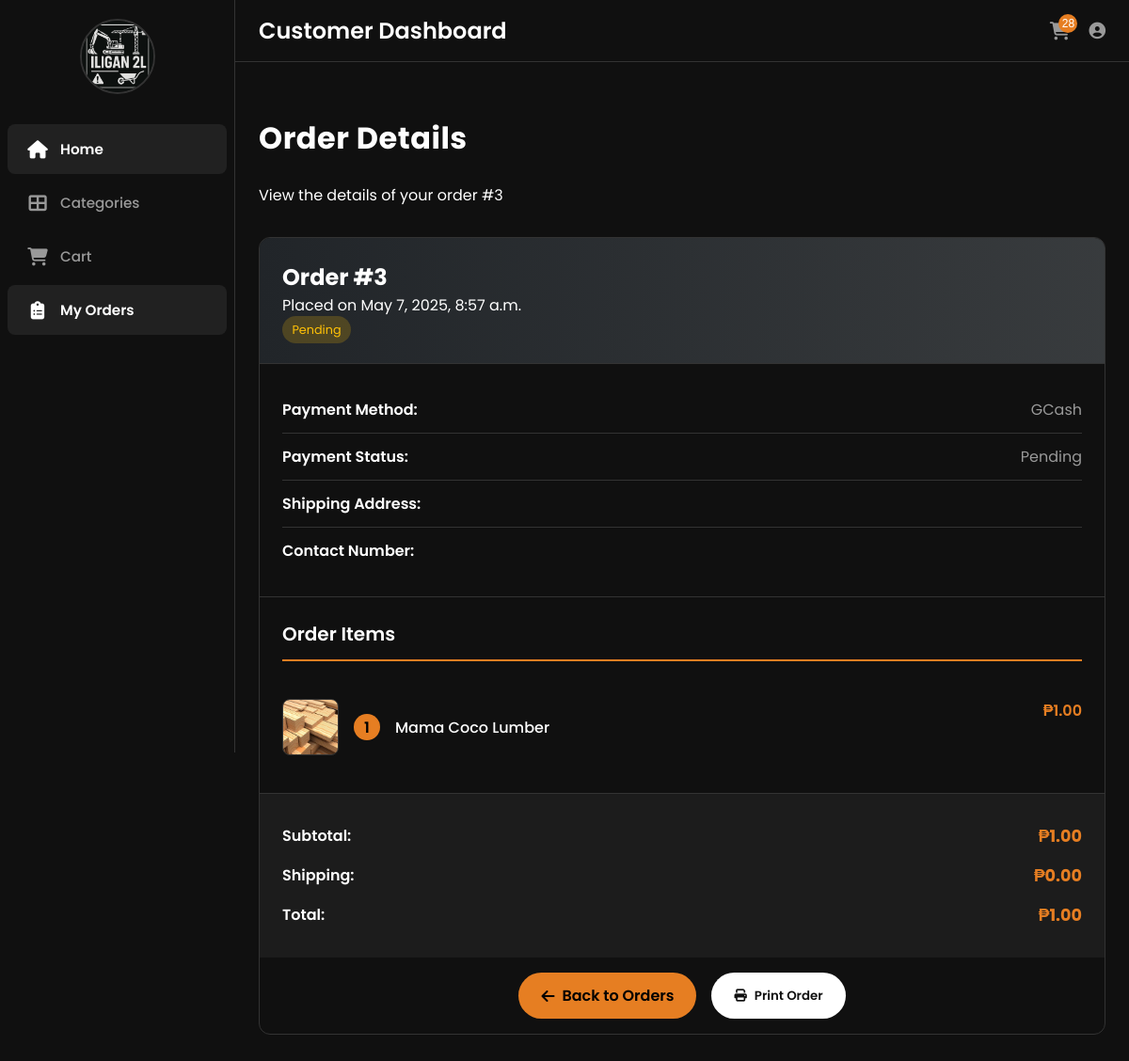
/order/3/ (signed in), run on the app's committed database.
### core/models.py (models this page shows, shortened)
class Order(models.Model):
    STATUS_CHOICES = (
        ('Pending', 'Pending'),  # Order placed but not processed yet
        ('Processing', 'Processing'),  # Order is being processed
        ('Completed', 'Completed'),  # Order has been fulfilled and delivered
        ('Cancelled', 'Cancelled'),  # Order was cancelled
    )
    customer = models.ForeignKey(
        CustomUser,
        on_delete=models.CASCADE,  # Delete orders if the customer is deleted
        limit_choices_to={'role': 'Customer'}  # Only customers can place orders
    )
    order_date = models.DateTimeField(auto_now_add=True)  # Date and time when order was placed
    total_amount = models.DecimalField(max_digits=10, decimal_places=2)  # Total order amount
    status = models.CharField(max_length=50, choices=STATUS_CHOICES, default='Pending')  # Current order status

class Payment(models.Model):
    PAYMENT_METHOD_CHOICES = (
        ('Cash', 'Cash'),  # Cash payment on delivery
        ('Credit Card', 'Credit Card'),  # Credit card payment
        ('Debit Card', 'Debit Card'),  # Debit card payment
        ('GCash', 'GCash'),  # GCash mobile payment
        ('PayMaya', 'PayMaya'),  # PayMaya mobile payment
        ('Bank Transfer', 'Bank Transfer'),  # Bank transfer payment
    )
    PAYMENT_STATUS_CHOICES = (
        ('Pending', 'Pending'),  # Payment initiated but not confirmed
        ('Completed', 'Completed'),  # Payment successfully processed
        ('Failed', 'Failed'),  # Payment failed to process
        ('Refunded', 'Refunded'),  # Payment was refunded to customer
    )
    order = models.ForeignKey(Order, on_delete=models.CASCADE)  # Link to the order being paid for
    payment_date = models.DateTimeField(default=timezone.now)  # Date and time of payment
    amount = models.DecimalField(max_digits=10, decimal_places=2)  # Payment amount
    payment_method = models.CharField(max_length=50, choices=PAYMENT_METHOD_CHOICES, default='Cash')  # Method of payment
    payment_status = models.CharField(max_length=50, choices=PAYMENT_STATUS_CHOICES, default='Pending')  # Current payment status
    admin = models.ForeignKey(
        CustomUser,
        on_delete=models.CASCADE,
        limit_choices_to={'role': 'Administrator'},
        null=True,
        blank=True  # Optional link to admin who processed the payment
    )
    reference_number = models.CharField(max_length=100, blank=True, null=True)  # Payment reference number (e.g., receipt number)

class OrderItem(models.Model):
    order = models.ForeignKey(Order, on_delete=models.CASCADE)  # Link to the parent order
    product = models.ForeignKey(Product, on_delete=models.CASCADE)  # Product being ordered
    quantity = models.PositiveIntegerField()  # Quantity of this product ordered
    price = models.DecimalField(max_digits=10, decimal_places=2)  # Price at time of order

class Product(models.Model):
    name = models.CharField(max_length=255)  # Product name (e.g., 'Hammer', 'Screwdriver Set')
    description = models.TextField()  # Detailed product description
    unit = models.CharField(max_length=50)  # Unit of measurement (e.g., 'piece', 'kg', 'meter')
    category = models.CharField(max_length=100)  # Product category (e.g., 'Tools', 'Lumber', 'Cement')
    stock_quantity = models.PositiveIntegerField()  # Current quantity in stock
    reorder_level = models.PositiveIntegerField()  # Threshold at which to reorder product
    last_restock_date = models.DateField(default=timezone.now)  # Date of last inventory restock
    admin = models.ForeignKey(
        CustomUser,
        on_delete=models.CASCADE,  # Delete products if the admin user is deleted
        limit_choices_to={'role': 'Administrator'}  # Only administrators can be assigned to products
    )
    price = models.DecimalField(max_digits=10, decimal_places=2, default=0.00)  # Product price
    image = models.ImageField(upload_to='products/', blank=True, null=True)  # Product image
    in_stock = models.BooleanField(default=True)  # Whether the product is currently in stock

### core/views.py (the view)
# urls.py: path('order/<int:order_id>/', views.order_detail, name='order_detail'),
@login_required  # Ensure user is logged in to view order details
def order_detail(request, order_id):
    try:
        order = Order.objects.get(id=order_id)  # The order to display
        order_items = OrderItem.objects.filter(order=order)  # Products in the order
        try:
            payment = Payment.objects.get(order=order)  # Payment details
        except Payment.DoesNotExist:
            payment = None
        context = {
            'order': order,  # The order object
            'order_items': order_items,  # Items in the order
            'payment': payment  # Payment information
        }
        if request.user.role == 'Administrator' or request.user.is_staff:
            return render(request, 'core/staff_order_detail.html', context)  # Admin/staff view
        else:
            return render(request, 'core/order_detail.html', context)  # Customer view
    except Order.DoesNotExist:
        messages.error(request, 'Order not found')  # Show error message
        return redirect('all_orders')  # Redirect to orders list

### core/context_processors.py (called while the page is built)
def cart_processor(request):
    cart_items_count = 0
    cart_items = []
    cart_total_price = 0
    if request.user.is_authenticated and hasattr(request.user, 'role') and request.user.role == 'Customer':
        try:
            cart = Cart.objects.filter(customer=request.user, is_active=True).first()
            if cart:
                cart_items_count = cart.get_total_items()
                cart_items = cart.cartitem_set.all()
                cart_total_price = cart.get_total_price()
        except Exception as e:
            print(f'Error in cart_processor: {str(e)}')
            pass
    return {
        'cart_items_count': cart_items_count,
        'cart_items': cart_items,
        'cart_total_price': cart_total_price
    }

### core/models.py (called while the page is built)
    def get_total_price(self):
        return sum(item.get_total_price() for item in self.cartitem_set.all())

    def get_total_items(self):
        return sum(item.quantity for item in self.cartitem_set.all())

    def get_total_price(self):
        return self.product.price * self.quantity

### core/templates/core/order_detail.html (shortened to what this page needs)
{% extends 'core/customer_base.html' %}
{% load static %}
{% block content %}
<div class="container order-detail-container">
    <div class="page-header">
        <h1 class="page-title">Order Details</h1>
        <p class="text-threads-muted">View the details of your order #{{ order.id }}</p>
    </div>
    <div class="order-card">
        <div class="order-header d-flex justify-content-between align-items-center">
            <div>
                <h2 class="text-white mb-0">Order #{{ order.id }}</h2>
                <span class="text-threads-muted">Placed on {{ order.order_date|date:"F j, Y, g:i a" }}</span>
            </div>
            <span class="order-badge {{ order.status|lower }}">
                {{ order.status }}
            </span>
        </div>
        <div class="order-info">
            <div class="info-row">
                <span class="info-label">Payment Method:</span>
                <span class="info-value">{{ payment.payment_method }}</span>
            </div>
            <div class="info-row">
                <span class="info-label">Payment Status:</span>
                <span class="info-value">{{ payment.payment_status }}</span>
            </div>
            <div class="info-row">
                <span class="info-label">Shipping Address:</span>
            </div>
            <div class="info-row">
                <span class="info-label">Contact Number:</span>
            </div>
        </div>
        <div class="order-items">
            <h3 class="order-items-title">Order Items</h3>
            {% for item in order_items %}
            <div class="item">
                <div class="item-details">
                    <div class="item-image">
                        {% if item.product.image %}
                            <img src="{{ item.product.image.url }}" alt="{{ item.product.name }}">
                        {% else %}
                            <img src="{% static 'images/placeholder.jpg' %}" alt="{{ item.product.name }}">
                        {% endif %}
                    </div>
                    <span class="item-quantity">{{ item.quantity }}</span>
                    <span class="item-name">{{ item.product.name }}</span>
                </div>
                <span class="item-price">₱{{ item.price }}</span>
            </div>
            {% endfor %}
        </div>
        <div class="total-section">
            <div class="total-row">
                <span class="total-label">Subtotal:</span>
                <span class="total-value">₱{{ order.total_amount }}</span>
            </div>
            <div class="total-row">
                <span class="total-label">Shipping:</span>
                <span class="total-value">₱0.00</span>
            </div>
            <div class="total-row">
                <span class="total-label">Total:</span>
                <span class="total-value">₱{{ order.total_amount }}</span>
            </div>
        </div>
        <div class="button-container">
            <a href="{% url 'order_history' %}" class="button button-primary">
                <i class="fas fa-arrow-left"></i> Back to Orders
            </a>
            <button onclick="window.print()" class="button button-secondary">
                <i class="fas fa-print"></i> Print Order
            </button>
        </div>
    </div>
</div>
{% endblock %}

### core/templates/core/customer_base.html (style rules this page uses)
:root { --primary-color: black; --secondary-color: #E67E22; --accent-color: #000000; --light-color: orange; --dark-color: #50432c; --success-color: #2ECC71; --danger-color: #E74C3C; --box-shadow: 0 10px 20px rgba(0, 0, 0, 0.1); --transition: all 0.3s ease; --threads-bg: #101010; --threads-card-bg: #101010; --threads-text: #FFFFFF; --threads-secondary-text: #999999; --threads-border: #333333; --threads-hover: rgba(255, 255, 255, 0.1); --threads-success: #2ECC71; --threads-danger: #E74C3C; --threads-box-shadow: 0 2px 10px rgba(0, 0, 0, 0.5); --threads-transition: all 0.2s ease; }
* { margin: 0; padding: 0; box-sizing: border-box; }
body, html { height: 100%; font-family: 'Poppins', sans-serif; }
body { background-color: var(--threads-bg); color: var(--threads-text); display: flex; overflow-x: hidden; }

### core/templates/core/order_detail.html (style rules this page uses)
.order-detail-container { padding: 2rem 0; }
.page-header { margin-bottom: 2rem; }
.page-title { font-weight: 700; letter-spacing: 0.5px; position: relative; display: inline-block; margin-bottom: 1.5rem; }
.page-title:after { content: ''; position: absolute; bottom: -8px; left: 0; width: 40px; height: 3px; background: linear-gradient(90deg, var(--threads-primary) 0%, var(--threads-secondary) 100%); border-radius: 3px; }
.order-card { background-color: var(--threads-card-bg); border: 1px solid var(--threads-border); border-radius: 12px; overflow: hidden; margin-bottom: 2rem; }
.order-header { background: linear-gradient(90deg, rgba(33,37,41,1) 0%, rgba(66,70,73,0.8) 100%); padding: 1.5rem; border-bottom: 1px solid var(--threads-border); }
.order-badge { font-size: 0.8rem; padding: 0.35rem 0.65rem; border-radius: 30px; }
.order-badge.pending { background-color: rgba(255, 193, 7, 0.2); color: #ffc107; }
.order-info { padding: 1.5rem; border-bottom: 1px solid var(--threads-border); }
.info-row { display: flex; justify-content: space-between; padding: 0.75rem 0; border-bottom: 1px solid var(--threads-border); }
.info-row:last-child { border-bottom: none; }
.info-label { font-weight: 600; color: var(--threads-text); }
.info-value { color: var(--threads-secondary-text); }
.order-items { padding: 1.5rem; }
.order-items-title { color: var(--threads-text); margin-bottom: 1.5rem; padding-bottom: 0.75rem; border-bottom: 2px solid var(--secondary-color); font-size: 1.25rem; font-weight: 600; }
.item { display: flex; justify-content: space-between; padding: 1rem 0; border-bottom: 1px solid var(--threads-border); }
.item:last-child { border-bottom: none; }
.item-details { display: flex; align-items: center; flex: 1; }
.item-image { width: 60px; height: 60px; border-radius: 8px; overflow: hidden; margin-right: 1rem; background-color: rgba(255, 255, 255, 0.05); border: 1px solid var(--threads-border); }
.item-image img { width: 100%; height: 100%; object-fit: cover; }
.item-quantity { background-color: var(--secondary-color); color: black; border-radius: 50%; width: 28px; height: 28px; display: flex; justify-content: center; align-items: center; margin-right: 1rem; font-weight: 600; }
.item-name { font-weight: 500; color: var(--threads-text); }
.item-price { font-weight: 600; color: var(--secondary-color); }
.button-container { display: flex; justify-content: center; gap: 1rem; margin-top: 1rem; margin-bottom: 1rem; }
.button { padding: 0.75rem 1.5rem; border: none; border-radius: 30px; font-weight: 600; cursor: pointer; transition: var(--threads-transition); font-family: 'Poppins', sans-serif; text-decoration: none; display: inline-flex; align-items: center; gap: 0.5rem; }
.button-primary { background-color: var(--secondary-color); color: black; }
.button-secondary { background-color: var(--threads-text); color: var(--threads-bg); }
.total-section { background-color: rgba(255, 255, 255, 0.05); padding: 1.5rem; border-top: 1px solid var(--threads-border); }
.total-row { display: flex; justify-content: space-between; padding: 0.5rem 0; }
.total-label { font-weight: 600; color: var(--threads-text); }
.total-value { font-weight: 700; color: var(--secondary-color); font-size: 1.1rem; }

### data on the page
Order: id "3", order_date "May 7, 2025, 8:57 a.m.", status "Pending", total_amount "1.00"
Payment: payment_method "GCash", payment_status "Pending"
OrderItem: product.image (picture), quantity "1", product.name "Mama Coco Lumber", price "1.00"

### other printed values
{{ cart_items_count }} "28"
